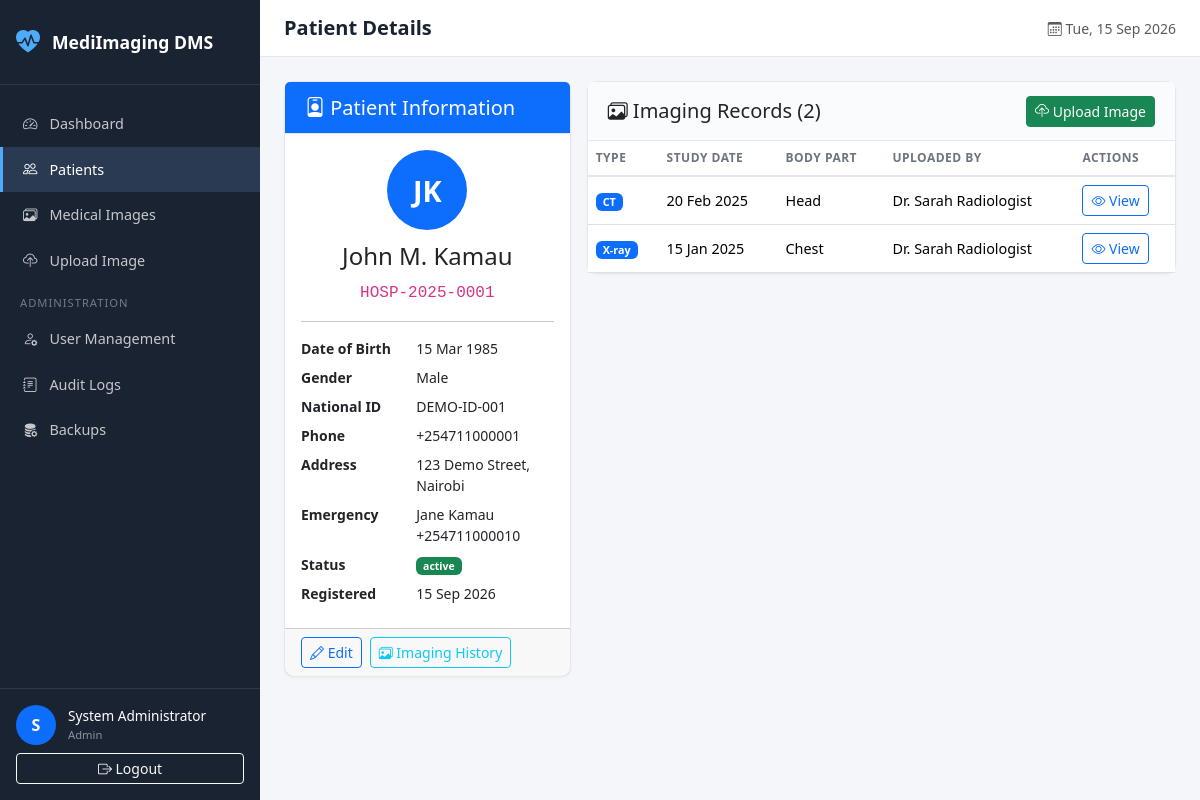
Screenshot of /index.php?page=patients&action=view&id=1 (signed in) with the database file from the repository.
### tables this page shows
CREATE TABLE `users` (
  `user_id` INT UNSIGNED NOT NULL AUTO_INCREMENT,
  `full_name` VARCHAR(150) NOT NULL,
  `username` VARCHAR(50) NOT NULL,
  `email` VARCHAR(150) NOT NULL,
  `phone` VARCHAR(20) DEFAULT NULL,
  `password_hash` VARCHAR(255) NOT NULL,
  `role_id` INT UNSIGNED NOT NULL,
  `account_status` ENUM('active','disabled','locked') NOT NULL DEFAULT 'active',
  `failed_login_attempts` TINYINT UNSIGNED NOT NULL DEFAULT 0,
  `last_login` DATETIME DEFAULT NULL,
  `created_at` TIMESTAMP NOT NULL DEFAULT CURRENT_TIMESTAMP,
  `updated_at` TIMESTAMP NOT NULL DEFAULT CURRENT_TIMESTAMP ON UPDATE CURRENT_TIMESTAMP,
  PRIMARY KEY (`user_id`),
  UNIQUE KEY `uk_username` (`username`),
  UNIQUE KEY `uk_email` (`email`),
  KEY `idx_role_id` (`role_id`),
  KEY `idx_account_status` (`account_status`),
  CONSTRAINT `fk_users_role` FOREIGN KEY (`role_id`) 
    REFERENCES `roles` (`role_id`) ON UPDATE CASCADE ON DELETE RESTRICT
);

CREATE TABLE `patients` (
  `patient_id` INT UNSIGNED NOT NULL AUTO_INCREMENT,
  `hospital_number` VARCHAR(30) NOT NULL,
  `first_name` VARCHAR(80) NOT NULL,
  `middle_name` VARCHAR(80) DEFAULT NULL,
  `last_name` VARCHAR(80) NOT NULL,
  `date_of_birth` DATE NOT NULL,
  `gender` ENUM('Male','Female','Other') NOT NULL,
  `national_id` VARCHAR(30) DEFAULT NULL,
  `phone` VARCHAR(20) DEFAULT NULL,
  `address` VARCHAR(255) DEFAULT NULL,
  `emergency_contact` VARCHAR(150) DEFAULT NULL,
  `record_status` ENUM('active','archived') NOT NULL DEFAULT 'active',
  `registered_by` INT UNSIGNED DEFAULT NULL,
  `created_at` TIMESTAMP NOT NULL DEFAULT CURRENT_TIMESTAMP,
  `updated_at` TIMESTAMP NOT NULL DEFAULT CURRENT_TIMESTAMP ON UPDATE CURRENT_TIMESTAMP,
  PRIMARY KEY (`patient_id`),
  UNIQUE KEY `uk_hospital_number` (`hospital_number`),
  KEY `idx_patient_name` (`last_name`, `first_name`),
  KEY `idx_record_status` (`record_status`),
  KEY `idx_registered_by` (`registered_by`),
  CONSTRAINT `fk_patients_user` FOREIGN KEY (`registered_by`) 
    REFERENCES `users` (`user_id`) ON UPDATE CASCADE ON DELETE SET NULL
);

CREATE TABLE `medical_images` (
  `image_id` INT UNSIGNED NOT NULL AUTO_INCREMENT,
  `patient_id` INT UNSIGNED NOT NULL,
  `imaging_type` ENUM('X-ray','CT','MRI','Ultrasound') NOT NULL,
  `study_date` DATE NOT NULL,
  `body_part` VARCHAR(100) NOT NULL,
  `referring_clinician` VARCHAR(150) DEFAULT NULL,
  `clinical_notes` TEXT DEFAULT NULL,
  `file_name` VARCHAR(255) NOT NULL,
  `original_file_name` VARCHAR(255) NOT NULL,
  `file_path` VARCHAR(500) NOT NULL,
  `file_mime_type` VARCHAR(100) NOT NULL,
  `file_size` INT UNSIGNED NOT NULL,
  `file_hash` CHAR(64) NOT NULL,
  `uploaded_by` INT UNSIGNED NOT NULL,
  `record_status` ENUM('active','archived') NOT NULL DEFAULT 'active',
  `uploaded_at` TIMESTAMP NOT NULL DEFAULT CURRENT_TIMESTAMP,
  `updated_at` TIMESTAMP NOT NULL DEFAULT CURRENT_TIMESTAMP ON UPDATE CURRENT_TIMESTAMP,
  PRIMARY KEY (`image_id`),
  KEY `idx_patient_id` (`patient_id`),
  KEY `idx_file_hash` (`file_hash`),
  KEY `idx_imaging_type` (`imaging_type`),
  KEY `idx_study_date` (`study_date`),
  KEY `idx_uploaded_by` (`uploaded_by`),
  KEY `idx_record_status` (`record_status`),
  KEY `idx_uploaded_at` (`uploaded_at`),
  CONSTRAINT `fk_images_patient` FOREIGN KEY (`patient_id`) 
    REFERENCES `patients` (`patient_id`) ON UPDATE CASCADE ON DELETE RESTRICT,
  CONSTRAINT `fk_images_user` FOREIGN KEY (`uploaded_by`) 
    REFERENCES `users` (`user_id`) ON UPDATE CASCADE ON DELETE RESTRICT
);

### views/patients/view.php (the view, shortened to what the rows shown need)
<?php
require APP_ROOT . '/views/layouts/main.php';
?>
<div class="row g-3">
    <div class="col-md-4">
        <div class="card">
            <div class="card-header bg-primary text-white">
                <h5 class="mb-0"><i class="bi bi-person-badge"></i> Patient Information</h5>
            </div>
            <div class="card-body">
                <div class="patient-profile">
                    <div class="patient-avatar-lg">
                        <?= strtoupper(substr($patient['first_name'], 0, 1) . substr($patient['last_name'], 0, 1)) ?>
                    </div>
                    <h4><?= htmlspecialchars($patient['first_name'] . ' ' . $patient['middle_name'] . ' ' . $patient['last_name']) ?></h4>
                    <code class="fs-6"><?= htmlspecialchars($patient['hospital_number']) ?></code>
                </div>
                <hr>
                <dl class="row mb-0 small">
                    <dt class="col-5">Date of Birth</dt>
                    <dd class="col-7"><?= date('d M Y', strtotime($patient['date_of_birth'])) ?></dd>
                    <dt class="col-5">Gender</dt>
                    <dd class="col-7"><?= htmlspecialchars($patient['gender']) ?></dd>
                    <dt class="col-5">National ID</dt>
                    <dd class="col-7"><?= htmlspecialchars($patient['national_id'] ?? '-') ?></dd>
                    <dt class="col-5">Phone</dt>
                    <dd class="col-7"><?= htmlspecialchars($patient['phone'] ?? '-') ?></dd>
                    <dt class="col-5">Address</dt>
                    <dd class="col-7"><?= htmlspecialchars($patient['address'] ?? '-') ?></dd>
                    <dt class="col-5">Emergency</dt>
                    <dd class="col-7"><?= htmlspecialchars($patient['emergency_contact'] ?? '-') ?></dd>
                    <dt class="col-5">Status</dt>
                    <dd class="col-7">
                        <span class="badge bg-<?= $patient['record_status'] === 'active' ? 'success' : 'secondary' ?>">
                            <?= htmlspecialchars($patient['record_status']) ?>
                        </span>
                    </dd>
                    <dt class="col-5">Registered</dt>
                    <dd class="col-7"><?= date('d M Y', strtotime($patient['created_at'])) ?></dd>
                </dl>
            </div>
            <div class="card-footer d-flex gap-2">
                <?php if (Auth::hasPermission('edit_patient')): ?>
                <a href="<?= BASE_URL ?>/index.php?page=patients&action=edit&id=<?= $patient['patient_id'] ?>"
                   class="btn btn-sm btn-outline-primary">
                    <i class="bi bi-pencil"></i> Edit
                </a>
                <?php endif; ?>
                <a href="<?= BASE_URL ?>/index.php?page=patients&action=history&id=<?= $patient['patient_id'] ?>"
                   class="btn btn-sm btn-outline-info">
                    <i class="bi bi-images"></i> Imaging History
                </a>
            </div>
        </div>
    </div>
    <div class="col-md-8">
        <div class="card">
            <div class="card-header d-flex justify-content-between align-items-center">
                <h5 class="mb-0"><i class="bi bi-images"></i> Imaging Records (<?= count($patient['images']) ?>)</h5>
                <?php if (Auth::hasPermission('upload_image')): ?>
                <a href="<?= BASE_URL ?>/index.php?page=imaging&action=upload&patient_id=<?= $patient['patient_id'] ?>"
                   class="btn btn-sm btn-success">
                    <i class="bi bi-cloud-upload"></i> Upload Image
                </a>
                <?php endif; ?>
            </div>
            <div class="card-body p-0">
                <?php if (empty($patient['images'])): ?>
                    <div class="empty-state">
                        <i class="bi bi-inbox"></i>
                        <h5>No imaging records</h5>
                        <p>This patient has no medical images on file.</p>
                    </div>
                <?php else: ?>
                    <div class="table-responsive">
                        <table class="table table-hover mb-0">
                            <thead>
                                <tr>
                                    <th>Type</th>
                                    <th>Study Date</th>
                                    <th>Body Part</th>
                                    <th>Uploaded By</th>
                                    <th>Actions</th>
                                </tr>
                            </thead>
                            <tbody>
                                <?php foreach ($patient['images'] as $img): ?>
                                    <tr>
                                        <td><span class="badge bg-primary"><?= htmlspecialchars($img['imaging_type']) ?></span></td>
                                        <td><?= date('d M Y', strtotime($img['study_date'])) ?></td>
                                        <td><?= htmlspecialchars($img['body_part']) ?></td>
                                        <td><?= htmlspecialchars($img['uploaded_by_name'] ?? '-') ?></td>
                                        <td>
                                            <a href="<?= BASE_URL ?>/index.php?page=imaging&action=view&id=<?= $img['image_id'] ?>"
                                               class="btn btn-sm btn-outline-primary">
                                                <i class="bi bi-eye"></i> View
                                            </a>
                                        </td>
                                    </tr>
                                <?php endforeach; ?>
                            </tbody>
                        </table>
                    </div>
                <?php endif; ?>
            </div>
        </div>
    </div>
</div>
<?php require APP_ROOT . '/views/layouts/footer.php'; ?>

### views/layouts/sidebar.php (shortened to what the rows shown need)
<aside class="sidebar" id="sidebar">
    <div class="sidebar-brand">
        <i class="bi bi-heart-pulse-fill"></i>
        <span><?= APP_NAME ?></span>
    </div>
    <nav class="sidebar-nav">
        <a href="<?= BASE_URL ?>/index.php?page=dashboard"
           class="nav-link <?= ($currentPage ?? '') === 'dashboard' ? 'active' : '' ?>">
            <i class="bi bi-speedometer2"></i>
            <span>Dashboard</span>
        </a>
        <?php if (Auth::hasPermission('view_patient')): ?>
        <a href="<?= BASE_URL ?>/index.php?page=patients"
           class="nav-link <?= ($currentPage ?? '') === 'patients' ? 'active' : '' ?>">
            <i class="bi bi-people"></i>
            <span>Patients</span>
        </a>
        <?php endif; ?>
        <?php if (Auth::hasPermission('view_image')): ?>
        <a href="<?= BASE_URL ?>/index.php?page=imaging"
           class="nav-link <?= ($currentPage ?? '') === 'imaging' ? 'active' : '' ?>">
            <i class="bi bi-images"></i>
            <span>Medical Images</span>
        </a>
        <?php endif; ?>
        <?php if (Auth::hasPermission('upload_image')): ?>
        <a href="<?= BASE_URL ?>/index.php?page=imaging&action=upload"
           class="nav-link <?= ($currentPage ?? '') === 'imaging' && ($currentAction ?? '') === 'upload' ? 'active' : '' ?>">
            <i class="bi bi-cloud-upload"></i>
            <span>Upload Image</span>
        </a>
        <?php endif; ?>
        <?php if (Auth::isRole(ROLE_ADMIN)): ?>
        <div class="sidebar-divider">Administration</div>
        <a href="<?= BASE_URL ?>/index.php?page=users"
           class="nav-link <?= ($currentPage ?? '') === 'users' ? 'active' : '' ?>">
            <i class="bi bi-person-gear"></i>
            <span>User Management</span>
        </a>
        <a href="<?= BASE_URL ?>/index.php?page=audit"
           class="nav-link <?= ($currentPage ?? '') === 'audit' ? 'active' : '' ?>">
            <i class="bi bi-journal-text"></i>
            <span>Audit Logs</span>
        </a>
        <a href="<?= BASE_URL ?>/index.php?page=backups"
           class="nav-link <?= ($currentPage ?? '') === 'backups' ? 'active' : '' ?>">
            <i class="bi bi-database-fill-gear"></i>
            <span>Backups</span>
        </a>
        <?php endif; ?>
    </nav>
    <div class="sidebar-footer">
        <div class="user-info">
            <div class="user-avatar">
                <?= strtoupper(substr(Auth::user()['full_name'] ?? 'U', 0, 1)) ?>
            </div>
            <div class="user-details">
                <span class="user-name"><?= htmlspecialchars(Auth::user()['full_name'] ?? 'User') ?></span>
                <span class="user-role"><?= htmlspecialchars(ucfirst(str_replace('_', ' ', Auth::role() ?? ''))) ?></span>
            </div>
        </div>
        <a href="<?= BASE_URL ?>/logout.php" class="btn btn-outline-light btn-sm w-100 mt-2">
            <i class="bi bi-box-arrow-right"></i> Logout
        </a>
    </div>
</aside>

### rows the page displays
users: full_name "S", full_name "System Administrator"
patients: first_name+last_name "JK", first_name+middle_name+last_name "John M. Kamau", hospital_number "HOSP-2025-0001", date_of_birth "15 Mar 1985", gender "Male", national "DEMO-ID-001", phone "+254711000001", address "123 Demo Street, Nairobi", emergency_contact "Jane Kamau +254711000010", record_status "active", created_at "15 Sep 2026"
medical_images: imaging_type "CT", study_date "20 Feb 2025", body_part "Head", uploaded_by.full_name "Dr. Sarah Radiologist"
medical_images: imaging_type "X-ray", study_date "15 Jan 2025", body_part "Chest", uploaded_by.full_name "Dr. Sarah Radiologist"

### other values shown
APP_NAME "MediImaging DMS"
str_replace('_', ' ', Auth::role() ?? '') "Admin"
$pageTitle "Patient Details"
count($patient['images']) "2"
